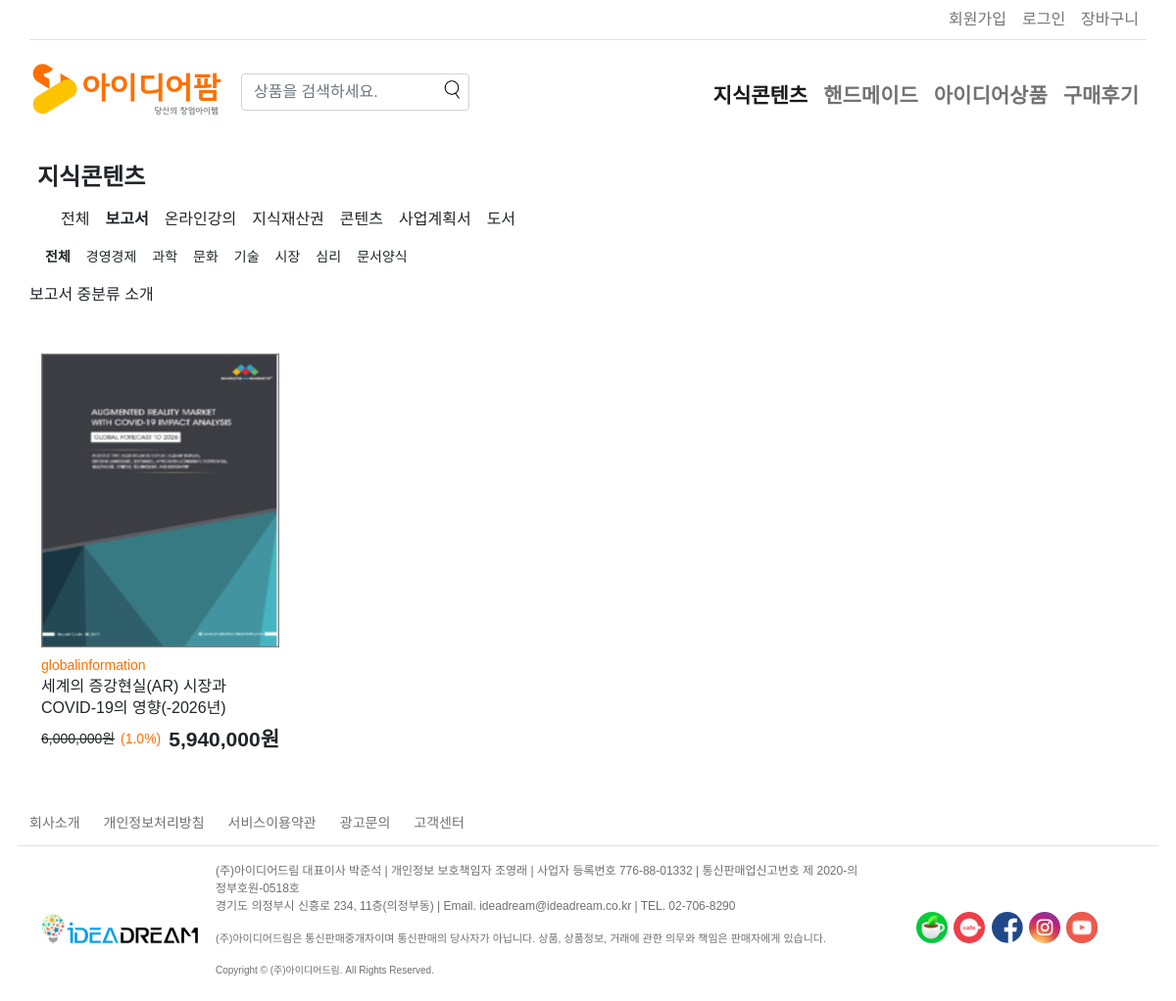
Screenshot of /product/knowledge/report with the database file from the repository.
### member/models.py (models this page shows, shortened)
class Prod_Categ_big(models.Model): #대분류 정의
    Code=models.CharField(max_length=20, verbose_name='대분류코드', unique=True, db_index=True)
    Name=models.CharField(max_length=50, verbose_name='대분류명', db_index=True)
    Intro=RichTextUploadingField(verbose_name='대분류소개', blank=True,null=True)
    def __str__(self):
        return self.Name
    class Meta:
        verbose_name = "대분류"
        verbose_name_plural = "대분류"

class Prod_Categ_mid(models.Model): #중분류 정의
    Big=models.ForeignKey(Prod_Categ_big,on_delete=models.CASCADE, verbose_name='대분류선택')
    Code=models.CharField(max_length=20, verbose_name='중분류코드', unique=True, db_index=True)
    Name=models.CharField(max_length=50, verbose_name='중분류명', db_index=True)
    Intro=RichTextUploadingField(verbose_name='중분류소개', blank=True,null=True)
    class Meta:
        verbose_name = "중분류"
        verbose_name_plural = "중분류"

class Prod_Categ_sma(models.Model): #소분류 정의
    Mid=models.ForeignKey(Prod_Categ_mid,on_delete=models.CASCADE, verbose_name='중분류선택')
    Code=models.CharField(max_length=20, verbose_name='소분류코드', unique=True, db_index=True)
    Name=models.CharField(max_length=50, verbose_name='소분류명', db_index=True)
    Intro=RichTextUploadingField(verbose_name='소분류소개', blank=True,null=True)
    class Meta:
        verbose_name = "소분류"
        verbose_name_plural = "소분류"

class Product(models.Model): #분류를 반영한 상품 테이블 정의
    Big=models.ForeignKey(Prod_Categ_big,on_delete=models.CASCADE, verbose_name='대분류선택') #,limit_choices_to={'Name':'아이디어상품'} limit 사용은 쿼리문 연습
    Mid=models.ForeignKey(Prod_Categ_mid,on_delete=models.CASCADE, verbose_name='중분류선택')
    Sma=models.ForeignKey(Prod_Categ_sma,on_delete=models.CASCADE, verbose_name='소분류선택')
    Code=models.CharField(max_length=20, verbose_name='상품분류코드', unique=True, db_index=True)
    Name=models.CharField(max_length=50, verbose_name='상품명', db_index=True)
    SimExplanation=models.CharField(max_length=100, verbose_name='상품간단설명', db_index=True,default='')
    Descrition=models.CharField(max_length=120, verbose_name='상품태그', db_index=True)
    Detail=RichTextUploadingField(verbose_name='상품상세설명', blank=True,null=True)
    Stock=models.PositiveIntegerField(default=999999,verbose_name='재고수량')
    Seller=models.CharField(max_length=80, verbose_name='판매자', db_index=True)
    NormalPrice=models.PositiveIntegerField(verbose_name='정가(원)')
    Discount=models.FloatField(verbose_name='할인율(%)',validators=[RegexValidator(r'^((100)|(\d{1,2}(\.\d*)?))$','백분율 값을 입력해야합니다.')])
    EndPrice=models.PositiveIntegerField(verbose_name='판매가(원)',default=0)
    Option=models.CharField(max_length=5000, null=True, blank=True, verbose_name='상품옵션')
    Delicom=models.ForeignKey(Devlivery_com,on_delete=CASCADE,verbose_name='택배사 선택')
    Deliver=models.ForeignKey(Devlivery,on_delete=CASCADE,verbose_name='배송방법 선택')
    Deliverterm=models.ForeignKey(Devlivery_term,on_delete=CASCADE,verbose_name='배송정책 선택')
    ProdRelation=models.ForeignKey('self',on_delete=CASCADE,verbose_name='연관상품 선택',null=True, blank=True)
    Pregisterday=models.DateTimeField(auto_now_add=True, verbose_name='상품등록일')
    Userveiw=models.PositiveIntegerField(default=0,verbose_name='상품조회수')
    Userpurchase=models.PositiveIntegerField(default=0,verbose_name='상품구매수')
    Paytax=models.CharField(max_length=1, verbose_name='과세유형', default=1, choices=(('1','과세'),('2','면세')))
    class Meta:
        db_table = "ideafarm_Product"
        verbose_name = "상품"
        verbose_name_plural = "상품"

class Product_thumb(models.Model): #상품 테이블 중 이미지 필드 연결정의
    Product=models.ForeignKey(Product,on_delete=models.CASCADE)
    image=models.ImageField(upload_to='productimages/',verbose_name='상품이미지', blank=True,null=True)
    class Meta:
        verbose_name = "이미지업로드"
        verbose_name_plural = "이미지업로드"

### member/views.py (the view, shortened to what this page needs)
# urls.py: path('product/<str:catbig>',views.poductview), #카테고리 및 상품 페이지 이동 라우팅
def poductview(req, catbig,catmid="",catsma="",prodname=""):
    tester=Prod_Categ_big.objects.filter(Code=catbig)
    if tester:
        tester2=Prod_Categ_mid.objects.filter(Code=catmid)
        tester3=Prod_Categ_sma.objects.filter(Code=catsma)
        tester4=Product.objects.filter(Code=prodname)
        if req.session.get('uid'):
            viewuser=User.objects.get(UID=req.session.get('uid'))
        else:
            viewuser=''
        catbig2=Prod_Categ_big.objects.order_by()
        catbig3=Prod_Categ_big.objects.get(Code=catbig)
        catmid2=catbig3.prod_categ_mid_set.all()
        if catmid!="" and tester2:
            obj=Prod_Categ_mid.objects.get(Code=catmid)
            catsma2=obj.prod_categ_sma_set.all()
            fiterprod=obj.product_set.all()
            return render(req,'product.html',{'req':req,'prodmid':obj,'userexist':viewuser,'catbig':catbig2,'catmid':catmid2,'catsma':catsma2,'prodfiter':fiterprod})
        fiterprod=catbig3.product_set.all()
        return render(req,'product.html',{'req':req,'prodbig':catbig3,'userexist':viewuser,'catbig':catbig2,'catmid':catmid2,'prodfiter':fiterprod})
    messages.warning(req, '일치하는 대상이 없습니다. 메인페이지로 돌아갑니다.')
    return redirect('/')

### member/templates/product.html (shortened to what this page needs)
{% load static %}
{% load humanize %}
<!DOCTYPE html>
<html lang="ko">
    {% include 'head.html' %}
    <body>
        <header class="container-md p-0">
            {% include 'tnb.html' %}
            {% include 'gnb.html' %}
        </header>
        <section class="container-lg my-4 px-0" >
            {% if not proddetail %}
            <h4 class="p-2">{{prodbig}}{{prodmid.Big}}{{prodsma.Mid.Big}}</h4>
            <p class="F3 mx-4"><a class="p-2 {% if prodbig %}fw-bold{% endif %}" href="/product/{{prodbig.Code}}{{prodmid.Big.Code}}{{prodsma.Mid.Big.Code}}">전체</a>{% for i in catmid %}<a class="p-2 {% if i == prodmid or i == prodsma.Mid %}fw-bold{% endif %}" href="/product/{{prodbig.Code}}{{prodmid.Big.Code}}{{prodsma.Mid.Big.Code}}/{{i.Code}}">{{i.Name}}</a>{% endfor %}</p>
            {% if prodmid or prodsma %}
            <p class="F4 mx-2"><a class="p-2 {% if prodmid %}fw-bold{% endif %}" href="/product/{{prodmid.Big.Code}}{{prodsma.Mid.Big.Code}}/{{prodmid.Code}}{{prodsma.Mid.Code}}">전체</a>{% for i in catsma %}<a class="p-2 {% if i == prodsma %}fw-bold{% endif %}" href="/product/{{prodmid.Big.Code}}{{prodsma.Mid.Big.Code}}/{{i.Mid.Code}}/{{i.Code}}">{{i.Name}}</a>{% endfor %}</p>
            {% endif %}
            {% if prodbig %}{{prodbig.Intro | safe}}{% endif %}{% if prodmid %}{{prodmid.Intro | safe}}{% endif %}{% if prodsma %}{{prodsma.Intro | safe}}{% endif %}
            <div class="row px-0">
                {% for prodlist in prodfiter %}
                <div class="col-xl-3 col-lg-4 col-6 my-2 p-4">
                    <a href="/product/{{prodlist.Big.Code}}/{{prodlist.Mid.Code}}/{{prodlist.Sma.Code}}/{{prodlist.Code}}">
                    <img class="w-100" src="{{prodlist.product_thumb_set.first.image.url}}" height="300vh">
                    <p class="F4 orange text-start mt-2 m-0">{{prodlist.Seller}}</p>
                    <p class="F3 textcut w-100 text-start mb-1">{{prodlist.Name}}</p>
                    <p class="F4 row align-items-center m-0">
                        <span class="text-decoration-line-through text-start col p-0">{{prodlist.NormalPrice|intcomma}}원</span>
                        <span class="orange col-2 p-0">({{prodlist.Discount}}%)</span>
                        <span class="F2 text-end col-6 p-0"><strong>{{prodlist.EndPrice|intcomma}}원</strong></span>
                    </p></a>
                </div>
                {% endfor %}
            </div>
            {% endif %}
        </section>
        {% include 'footer.html' %}
    </body>
</html>

### member/templates/gnb.html (shortened to what this page needs)
{% load static %}
            <nav class="navbar navbar-expand-lg navbar-light my-1">
                <div class="container-fluid p-0">
                    <a class="navbar-brand" href="/"><img src="{% static 'farm/아이디어팜_로고.png' %}"></a>
                    <div class="collapse navbar-collapse" id="navbarSupportedContent">
                        <form class="d-flex my-2" action="/search?search=" method="GET" id="form" onsubmit="return search();">
                            <input class="form-control col-xxl-2 mt-2" type="search" name="search" placeholder="상품을 검색하세요." aria-label="Search" id="Serach" required>
                            <button class="btn" type="submit" style="position:relative;right:40px;"><img src="{% static 'magnifying-glass.png' %}" ></button>
                        </form>
                        <ul class="navbar-nav ms-auto my-2 mt-xl-3 mb-xl-0">
                            {% if catbig %}
                                {% for element in catbig %}
                            <li class="nav-item">
                                <strong><a class="nav-link F2 {% if prodbig == element or prodmid.Big == element or prodsma.Mid.Big == element or proddetail.Big == element %}active{% endif %}" href="/product/{{element.Code}}">{{element.Name}}</a></strong>
                            </li>
                                {% endfor %}
                            {% endif %}
                            <li class="nav-item">
                                <strong><a class="nav-link F2" href="/review">구매후기</a></strong>
                            </li>
                        </ul>
                    </div>
                </div>
            </nav>

### member/templates/head.html (style rules this page uses)
body { font-family: "본고딕", "Noto Sans KR", "Noto Sans CJK", "Source Han Sans" ,arial, sans-serif; max-width: 100% ;overflow-x: hidden; }
h1, h2, h3, h4 { font-weight : bold; }
a { text-decoration:none; color:inherit; }
.F2 { font-size:21px; }
.F3 { font-size:16px; }
.F4 { font-size:14px; }
.textcut { display: block; line-height: 1.4em; height: 2.8em; display:-webkit-box; -webkit-line-clamp:2; -webkit-box-orient:vertical; text-overflow:ellipsis; overflow:hidden; }
.orange { color:#FF6F00; }

### rows the page displays
Prod_Categ_big: Name "지식콘텐츠"
Prod_Categ_big: Name "핸드메이드"
Prod_Categ_big: Name "아이디어상품"
Prod_Categ_mid: Big "지식콘텐츠", Name "보고서", Intro "보고서 중분류 소개"
Prod_Categ_mid: Name "온라인강의"
Prod_Categ_mid: Name "지식재산권"
Prod_Categ_mid: Name "콘텐츠"
Prod_Categ_mid: Name "사업계획서"
Prod_Categ_mid: Name "도서"
Prod_Categ_sma: Name "경영경제"
Prod_Categ_sma: Name "과학"
Prod_Categ_sma: Name "문화"
Prod_Categ_sma: Name "기술"
Prod_Categ_sma: Name "시장"
Prod_Categ_sma: Name "심리"
Prod_Categ_sma: Name "문서양식"
Product: product_thumb_set.first.image (picture), Seller "globalinformation", Name "세계의 증강현실(AR) 시장과 COVID-19의 영향(-2026년)", NormalPrice "6,000,000", Discount "1.0", EndPrice "5,940,000"
